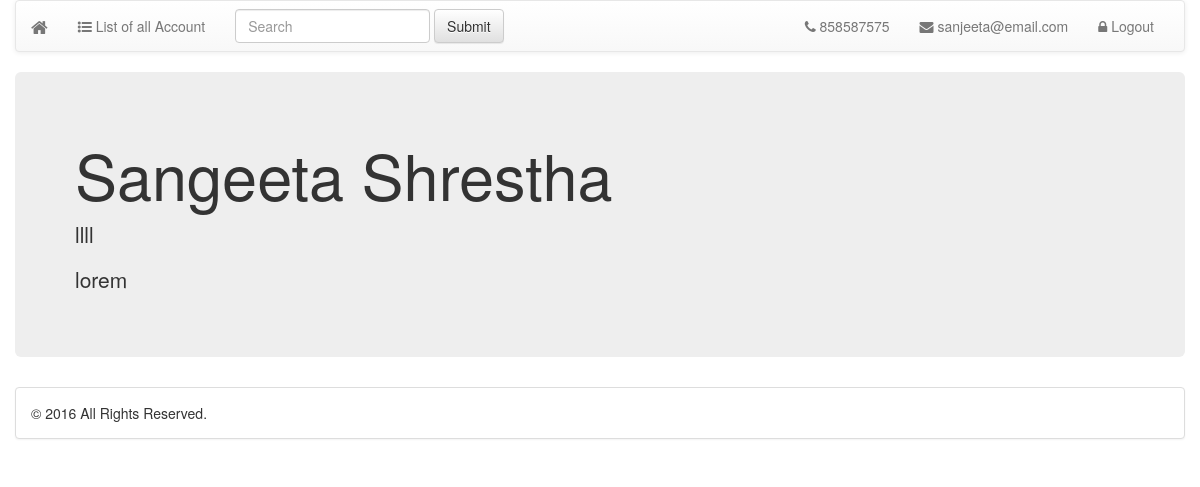
Page /index.php?id=6 (signed in) on the committed database.
### tables this page shows
CREATE TABLE IF NOT EXISTS `info` (
`id` int(11) NOT NULL,
  `first_name` varchar(50) NOT NULL,
  `last_name` varchar(50) NOT NULL,
  `address` varchar(50) NOT NULL,
  `email` varchar(50) NOT NULL,
  `password` varchar(300) NOT NULL,
  `phone` varchar(50) NOT NULL,
  `bio` varchar(200) NOT NULL,
  `remarks` varchar(200) NOT NULL
);

### index.php (the view, shortened to what this page needs)
<?php
include 'include/dbConfig.php';
$id=1;
if (isset($_GET['id'])) {
  $id=$_GET['id'];
}
$sql= "SELECT * FROM info Where id=$id";
$row= mysqli_query($con,$sql);
$result=mysqli_fetch_assoc($row);
?>
<!DOCTYPE html>
<html>
<head>
<?php include 'include/header.php';?>
	</div>
	<div class="row">
		<div class="jumbotron">
  			 <h1><?=$result['first_name'].' '.$result['last_name']?>
        </h1>
  				<p><?=$result['bio']?></p>
          <p><?=$result['remarks']?></p>
		</div>
	</div>
<?php include 'include/footer.php';?>
</div>
</body>
</html>

### include/header.php (shortened to what this page needs)
  <link rel="stylesheet" href="https://maxcdn.bootstrapcdn.com/bootstrap/3.3.7/css/bootstrap.min.css">
<link rel="stylesheet" href="https://maxcdn.bootstrapcdn.com/bootstrap/3.3.7/css/bootstrap-theme.min.css">
<link rel="stylesheet" href="https://maxcdn.bootstrapcdn.com/font-awesome/4.7.0/css/font-awesome.min.css">
</head>
<body>
<div class="container">
  <div class="row">
<nav class="navbar navbar-default">
  <div class="container-fluid">
    <div class="navbar-header">
      <a class="navbar-brand" href="index.php" title="Home"><i class="fa fa-home"> </i></a>
    </div>
    <div class="collapse navbar-collapse" id="bs-example-navbar-collapse-1">
      <ul class="nav navbar-nav">
        <li><a href="list-account.php" title="List of all Account"><i class="fa fa-list-ul"></i> List of all Account</a></li>
      </ul>
      <form class="navbar-form navbar-left">
        <div class="form-group">
          <input type="text" class="form-control" placeholder="Search">
        </div>
        <button type="submit" class="btn btn-default">Submit</button>
      </form>
      <ul class="nav navbar-nav navbar-right">
        <li><a href="#"><i class="fa fa-phone"></i><?=" ".$result['phone']?></a></li>
        <li><a href="#"><i class="fa fa-envelope"></i><?=" ".$result['email']?></a></li>
        <li><a href="logout.php"><i class="fa fa-lock"></i> Logout</a></li>
      </ul>
    </div>
  </div>
</nav>

### rows in the picture
info: phone "858587575", email "sanjeeta@email.com", first_name "Sangeeta", last_name "Shrestha", bio "llll", remarks "lorem"
